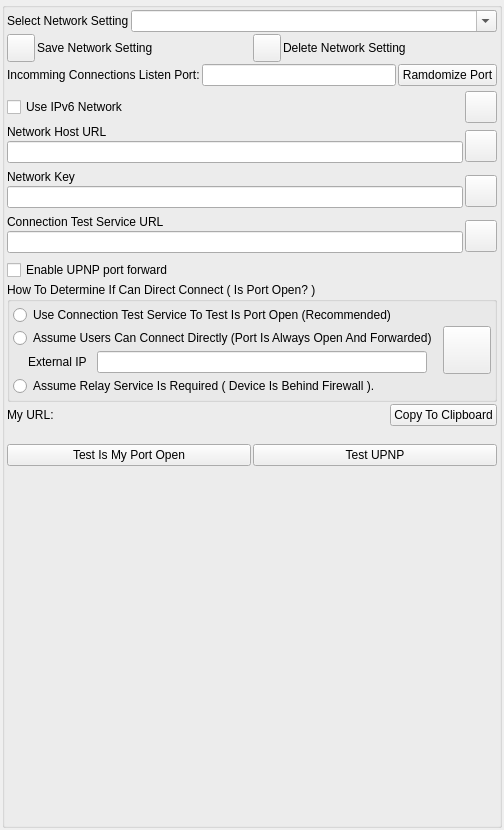
<?xml version="1.0" encoding="UTF-8"?>
<ui version="4.0">
 <class>AppletNetworkSettingsUi</class>
 <widget class="QWidget" name="AppletNetworkSettingsUi">
  <property name="geometry">
   <rect>
    <x>0</x>
    <y>0</y>
    <width>504</width>
    <height>830</height>
   </rect>
  </property>
  <property name="windowTitle">
   <string>Network Settings</string>
  </property>
  <layout class="QGridLayout" name="gridLayout">
   <property name="leftMargin">
    <number>2</number>
   </property>
   <property name="topMargin">
    <number>2</number>
   </property>
   <property name="rightMargin">
    <number>2</number>
   </property>
   <property name="bottomMargin">
    <number>2</number>
   </property>
   <property name="spacing">
    <number>0</number>
   </property>
   <item row="0" column="0">
    <widget class="QGroupBox" name="DialogItemsGroupBox">
     <property name="sizePolicy">
      <sizepolicy hsizetype="Expanding" vsizetype="Expanding">
       <horstretch>0</horstretch>
       <verstretch>0</verstretch>
      </sizepolicy>
     </property>
     <property name="title">
      <string/>
     </property>
     <layout class="QVBoxLayout" name="verticalLayout_3">
      <property name="spacing">
       <number>2</number>
      </property>
      <property name="leftMargin">
       <number>2</number>
      </property>
      <property name="topMargin">
       <number>2</number>
      </property>
      <property name="rightMargin">
       <number>2</number>
      </property>
      <property name="bottomMargin">
       <number>2</number>
      </property>
      <item>
       <layout class="QHBoxLayout" name="horizontalLayout_10">
        <item>
         <widget class="QLabel" name="m_SelectNetworkSettingLabel">
          <property name="text">
           <string>Select Network Setting</string>
          </property>
          <property name="alignment">
           <set>Qt::AlignLeading|Qt::AlignLeft|Qt::AlignVCenter</set>
          </property>
         </widget>
        </item>
        <item>
         <widget class="QComboBox" name="m_NetworkSettingsNameComboBox">
          <property name="sizePolicy">
           <sizepolicy hsizetype="Expanding" vsizetype="Preferred">
            <horstretch>0</horstretch>
            <verstretch>0</verstretch>
           </sizepolicy>
          </property>
          <property name="editable">
           <bool>true</bool>
          </property>
          <property name="insertPolicy">
           <enum>QComboBox::InsertAtCurrent</enum>
          </property>
         </widget>
        </item>
       </layout>
      </item>
      <item>
       <layout class="QHBoxLayout" name="horizontalLayout_7">
        <item>
         <widget class="VxPushButton" name="m_SaveSettingsButton">
          <property name="minimumSize">
           <size>
            <width>28</width>
            <height>28</height>
           </size>
          </property>
          <property name="maximumSize">
           <size>
            <width>28</width>
            <height>28</height>
           </size>
          </property>
          <property name="text">
           <string/>
          </property>
          <property name="iconSize">
           <size>
            <width>28</width>
            <height>28</height>
           </size>
          </property>
         </widget>
        </item>
        <item>
         <widget class="VxLabel" name="m_SaveSettingsLabel">
          <property name="text">
           <string>Save Network Setting</string>
          </property>
         </widget>
        </item>
        <item>
         <widget class="VxPushButton" name="m_DeleteSettingsButton">
          <property name="minimumSize">
           <size>
            <width>28</width>
            <height>28</height>
           </size>
          </property>
          <property name="maximumSize">
           <size>
            <width>28</width>
            <height>28</height>
           </size>
          </property>
          <property name="text">
           <string/>
          </property>
          <property name="iconSize">
           <size>
            <width>28</width>
            <height>28</height>
           </size>
          </property>
         </widget>
        </item>
        <item>
         <widget class="VxLabel" name="m_DeleteSettingsLabel">
          <property name="text">
           <string>Delete Network Setting</string>
          </property>
         </widget>
        </item>
       </layout>
      </item>
      <item>
       <layout class="QHBoxLayout" name="horizontalLayout">
        <item>
         <widget class="QLabel" name="PortLabel">
          <property name="text">
           <string>Incomming Connections Listen Port:</string>
          </property>
         </widget>
        </item>
        <item>
         <widget class="QLineEdit" name="PortEdit"/>
        </item>
        <item>
         <widget class="QPushButton" name="RandomPortButton">
          <property name="text">
           <string>Ramdomize Port</string>
          </property>
         </widget>
        </item>
       </layout>
      </item>
      <item>
       <spacer name="verticalSpacer_2">
        <property name="orientation">
         <enum>Qt::Vertical</enum>
        </property>
        <property name="sizeType">
         <enum>QSizePolicy::Fixed</enum>
        </property>
        <property name="sizeHint" stdset="0">
         <size>
          <width>20</width>
          <height>3</height>
         </size>
        </property>
       </spacer>
      </item>
      <item>
       <layout class="QHBoxLayout" name="horizontalLayout_16">
        <property name="spacing">
         <number>2</number>
        </property>
        <item>
         <widget class="QCheckBox" name="m_UseIpv6Network">
          <property name="sizePolicy">
           <sizepolicy hsizetype="Expanding" vsizetype="Fixed">
            <horstretch>0</horstretch>
            <verstretch>0</verstretch>
           </sizepolicy>
          </property>
          <property name="text">
           <string>Use IPv6 Network</string>
          </property>
         </widget>
        </item>
        <item>
         <widget class="VxPushButton" name="m_Ipv6InfoButton">
          <property name="minimumSize">
           <size>
            <width>32</width>
            <height>32</height>
           </size>
          </property>
          <property name="maximumSize">
           <size>
            <width>32</width>
            <height>32</height>
           </size>
          </property>
          <property name="text">
           <string/>
          </property>
          <property name="iconSize">
           <size>
            <width>48</width>
            <height>48</height>
           </size>
          </property>
         </widget>
        </item>
       </layout>
      </item>
      <item>
       <layout class="QHBoxLayout" name="horizontalLayout_4">
        <item>
         <layout class="QVBoxLayout" name="verticalLayout_4">
          <property name="spacing">
           <number>2</number>
          </property>
          <property name="bottomMargin">
           <number>5</number>
          </property>
          <item>
           <widget class="QLabel" name="m_NetworkHostUrlLabel">
            <property name="text">
             <string>Network Host URL</string>
            </property>
            <property name="alignment">
             <set>Qt::AlignBottom|Qt::AlignLeading|Qt::AlignLeft</set>
            </property>
           </widget>
          </item>
          <item>
           <widget class="QLineEdit" name="m_NetworkHostUrlEdit">
            <property name="maxLength">
             <number>63</number>
            </property>
           </widget>
          </item>
         </layout>
        </item>
        <item>
         <widget class="VxPushButton" name="m_NetworkHostInfoButton">
          <property name="minimumSize">
           <size>
            <width>32</width>
            <height>32</height>
           </size>
          </property>
          <property name="maximumSize">
           <size>
            <width>32</width>
            <height>32</height>
           </size>
          </property>
          <property name="text">
           <string/>
          </property>
          <property name="iconSize">
           <size>
            <width>48</width>
            <height>48</height>
           </size>
          </property>
         </widget>
        </item>
       </layout>
      </item>
      <item>
       <layout class="QHBoxLayout" name="horizontalLayout_2">
        <item>
         <layout class="QVBoxLayout" name="verticalLayout">
          <property name="spacing">
           <number>2</number>
          </property>
          <property name="bottomMargin">
           <number>5</number>
          </property>
          <item>
           <widget class="QLabel" name="m_NetworkKeyLabel">
            <property name="text">
             <string>Network Key</string>
            </property>
            <property name="alignment">
             <set>Qt::AlignBottom|Qt::AlignLeading|Qt::AlignLeft</set>
            </property>
           </widget>
          </item>
          <item>
           <widget class="QLineEdit" name="m_NetworkKeyEdit"/>
          </item>
         </layout>
        </item>
        <item>
         <widget class="VxPushButton" name="m_NetworkKeyInfoButton">
          <property name="minimumSize">
           <size>
            <width>32</width>
            <height>32</height>
           </size>
          </property>
          <property name="maximumSize">
           <size>
            <width>32</width>
            <height>32</height>
           </size>
          </property>
          <property name="text">
           <string/>
          </property>
          <property name="iconSize">
           <size>
            <width>48</width>
            <height>48</height>
           </size>
          </property>
         </widget>
        </item>
       </layout>
      </item>
      <item>
       <layout class="QHBoxLayout" name="horizontalLayout_6">
        <item>
         <layout class="QVBoxLayout" name="verticalLayout_6">
          <property name="spacing">
           <number>2</number>
          </property>
          <property name="bottomMargin">
           <number>5</number>
          </property>
          <item>
           <widget class="QLabel" name="m_ConnectTestUrlLabel">
            <property name="text">
             <string>Connection Test Service URL</string>
            </property>
            <property name="alignment">
             <set>Qt::AlignBottom|Qt::AlignLeading|Qt::AlignLeft</set>
            </property>
           </widget>
          </item>
          <item>
           <widget class="QLineEdit" name="m_ConnectTestUrlEdit">
            <property name="maxLength">
             <number>63</number>
            </property>
           </widget>
          </item>
         </layout>
        </item>
        <item>
         <widget class="VxPushButton" name="m_ConnectTestUrlInfoButton">
          <property name="minimumSize">
           <size>
            <width>32</width>
            <height>32</height>
           </size>
          </property>
          <property name="maximumSize">
           <size>
            <width>32</width>
            <height>32</height>
           </size>
          </property>
          <property name="text">
           <string/>
          </property>
          <property name="iconSize">
           <size>
            <width>48</width>
            <height>48</height>
           </size>
          </property>
         </widget>
        </item>
       </layout>
      </item>
      <item>
       <widget class="QCheckBox" name="m_UseUpnpCheckBox">
        <property name="sizePolicy">
         <sizepolicy hsizetype="Preferred" vsizetype="Fixed">
          <horstretch>0</horstretch>
          <verstretch>0</verstretch>
         </sizepolicy>
        </property>
        <property name="text">
         <string>Enable UPNP port forward</string>
        </property>
       </widget>
      </item>
      <item>
       <widget class="QGroupBox" name="m_ConnectGroupBox">
        <property name="title">
         <string>How To Determine If Can Direct Connect ( Is Port Open? )</string>
        </property>
        <layout class="QHBoxLayout" name="horizontalLayout_5">
         <property name="spacing">
          <number>1</number>
         </property>
         <property name="leftMargin">
          <number>3</number>
         </property>
         <property name="topMargin">
          <number>3</number>
         </property>
         <property name="rightMargin">
          <number>3</number>
         </property>
         <property name="bottomMargin">
          <number>3</number>
         </property>
         <item>
          <layout class="QVBoxLayout" name="verticalLayout_2">
           <property name="spacing">
            <number>3</number>
           </property>
           <item>
            <widget class="QRadioButton" name="AutoDetectProxyRadioButton">
             <property name="text">
              <string>Use Connection Test Service To Test Is Port Open (Recommended)</string>
             </property>
            </widget>
           </item>
           <item>
            <widget class="QRadioButton" name="AssumeNoProxyRadioButton">
             <property name="text">
              <string>Assume Users Can Connect Directly (Port Is Always Open And Forwarded)</string>
             </property>
            </widget>
           </item>
           <item>
            <layout class="QHBoxLayout" name="horizontalLayout_3">
             <property name="spacing">
              <number>10</number>
             </property>
             <property name="leftMargin">
              <number>15</number>
             </property>
             <property name="rightMargin">
              <number>15</number>
             </property>
             <item>
              <widget class="QLabel" name="label_2">
               <property name="text">
                <string>External IP</string>
               </property>
              </widget>
             </item>
             <item>
              <widget class="QLineEdit" name="m_ExternIpEdit">
               <property name="maxLength">
                <number>63</number>
               </property>
              </widget>
             </item>
            </layout>
           </item>
           <item>
            <widget class="QRadioButton" name="AssumeProxyRadioButton">
             <property name="text">
              <string>Assume Relay Service Is Required ( Device Is Behind Firewall ).</string>
             </property>
            </widget>
           </item>
          </layout>
         </item>
         <item>
          <widget class="VxPushButton" name="m_ConnectIsOpenInfoButton">
           <property name="minimumSize">
            <size>
             <width>48</width>
             <height>48</height>
            </size>
           </property>
           <property name="maximumSize">
            <size>
             <width>48</width>
             <height>48</height>
            </size>
           </property>
           <property name="text">
            <string/>
           </property>
           <property name="iconSize">
            <size>
             <width>48</width>
             <height>48</height>
            </size>
           </property>
          </widget>
         </item>
        </layout>
       </widget>
      </item>
      <item>
       <layout class="QHBoxLayout" name="horizontalLayout_11">
        <item>
         <widget class="QLabel" name="m_MyNodeTextLabel">
          <property name="text">
           <string>My URL:</string>
          </property>
         </widget>
        </item>
        <item>
         <widget class="QLabel" name="m_NodeUrlLabel">
          <property name="sizePolicy">
           <sizepolicy hsizetype="Expanding" vsizetype="Preferred">
            <horstretch>0</horstretch>
            <verstretch>0</verstretch>
           </sizepolicy>
          </property>
          <property name="text">
           <string/>
          </property>
         </widget>
        </item>
        <item>
         <widget class="QPushButton" name="m_CopyToClipboardButton">
          <property name="text">
           <string>Copy To Clipboard</string>
          </property>
         </widget>
        </item>
       </layout>
      </item>
      <item>
       <layout class="QHBoxLayout" name="horizontalLayout_9">
        <item>
         <widget class="QLabel" name="label">
          <property name="text">
           <string/>
          </property>
         </widget>
        </item>
        <item>
         <widget class="QLabel" name="m_InternetStateLabel">
          <property name="sizePolicy">
           <sizepolicy hsizetype="Expanding" vsizetype="Preferred">
            <horstretch>0</horstretch>
            <verstretch>0</verstretch>
           </sizepolicy>
          </property>
          <property name="text">
           <string/>
          </property>
         </widget>
        </item>
        <item>
         <widget class="QLabel" name="label_3">
          <property name="text">
           <string/>
          </property>
         </widget>
        </item>
        <item>
         <widget class="QLabel" name="m_NetAvailStateLabel">
          <property name="sizePolicy">
           <sizepolicy hsizetype="Expanding" vsizetype="Preferred">
            <horstretch>0</horstretch>
            <verstretch>0</verstretch>
           </sizepolicy>
          </property>
          <property name="text">
           <string/>
          </property>
         </widget>
        </item>
       </layout>
      </item>
      <item>
       <layout class="QHBoxLayout" name="horizontalLayout_12">
        <item>
         <widget class="QPushButton" name="m_TestIsPortOpenButton">
          <property name="text">
           <string>Test Is My Port Open</string>
          </property>
         </widget>
        </item>
        <item>
         <widget class="QPushButton" name="m_TestUpnpButton">
          <property name="text">
           <string>Test UPNP</string>
          </property>
         </widget>
        </item>
       </layout>
      </item>
      <item>
       <spacer name="verticalSpacer">
        <property name="orientation">
         <enum>Qt::Vertical</enum>
        </property>
        <property name="sizeHint" stdset="0">
         <size>
          <width>20</width>
          <height>40</height>
         </size>
        </property>
       </spacer>
      </item>
     </layout>
    </widget>
   </item>
  </layout>
 </widget>
 <customwidgets>
  <customwidget>
   <class>VxPushButton</class>
   <extends>QPushButton</extends>
   <header>VxPushButton.h</header>
  </customwidget>
  <customwidget>
   <class>VxLabel</class>
   <extends>QLabel</extends>
   <header>VxLabel.h</header>
  </customwidget>
 </customwidgets>
 <resources/>
 <connections/>
</ui>
